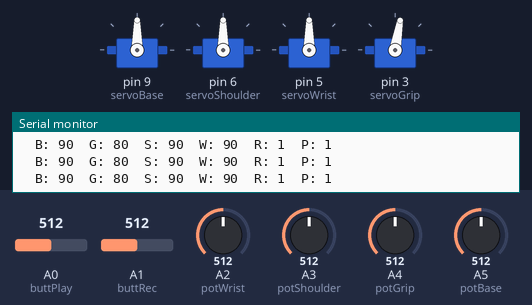
Bench run of a sketch on a simulated Arduino Uno, built with avr-gcc and run on an emulated ATmega328P. Shown: 4 × servo, the last lines printed to the serial monitor. The test bench sets the inputs (shaded band); at power-on: A2 (potWrist) = 512, A3 (potShoulder) = 512, A5 (potBase) = 512, A0 (buttPlay) = 512, A1 (buttRec) = 512, A4 (potGrip) = 512.

Above: at 2.2 s.
2.3 s: A2 (potWrist) set to 561
At 3.1 s:
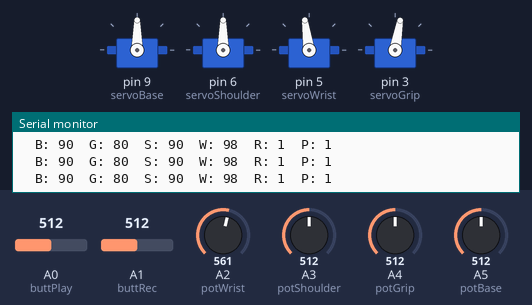
3.8 s: A2 (potWrist) set to 584
At 4.1 s:
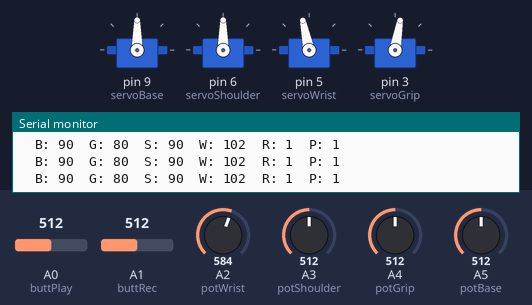
5.3 s: A3 (potShoulder) set to 558
At 6.6 s:
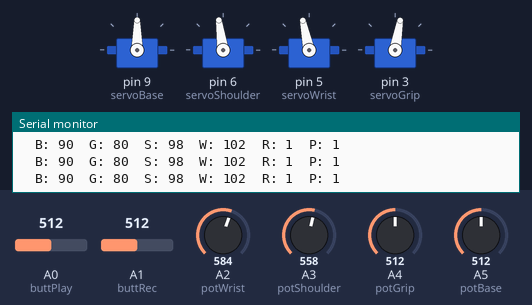
8.3 s: A3 (potShoulder) set to 581
At 9.0 s:
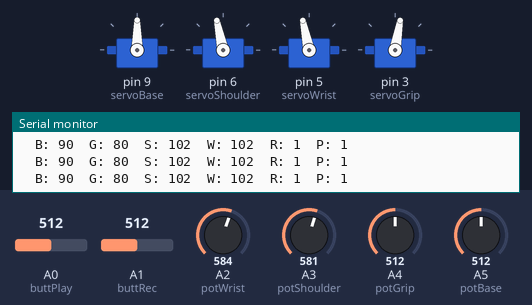
9.8 s: A5 (potBase) set to 553
At 10.9 s:
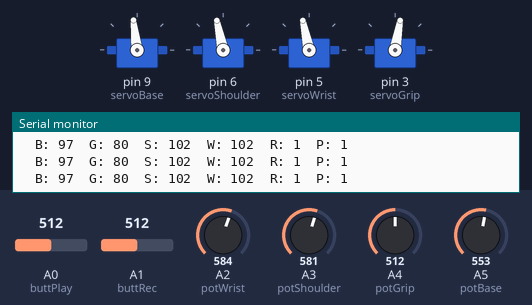
12.8 s: A5 (potBase) set to 576
At 13.7 s:
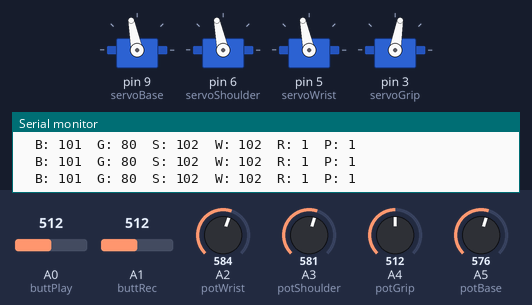
Timing chart, 0 to 15.3 s (numbered marks = the images above; inputs shaded):
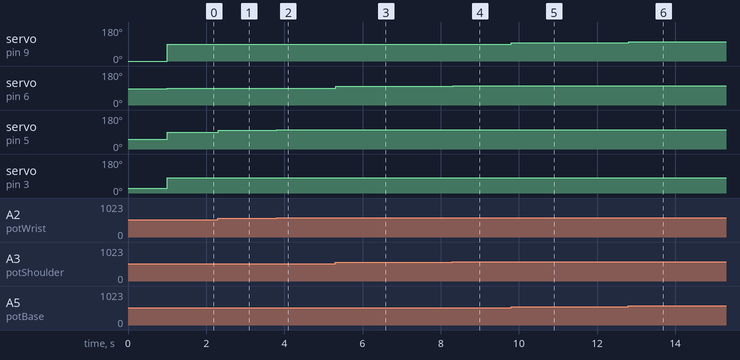

Measured:
- after the input at 2.3 s, servo on pin 5 (servoWrist): 90° → 98° at once
- after the input at 3.8 s, servo on pin 5 (servoWrist): 98° → 102° at once
- after the input at 5.3 s, servo on pin 6 (servoShoulder): 90° → 98° at once
- after the input at 8.3 s, servo on pin 6 (servoShoulder): 98° → 102° at once
- after the input at 9.8 s, servo on pin 9 (servoBase): 90° → 97° at once
- after the input at 12.8 s, servo on pin 9 (servoBase): 97° → 101° at once

The sketch:

cobot.ino
```cpp
#include <Servo.h>
#define potBase A5
#define potGrip A4
#define potShoulder A3
#define potWrist A2
#define buttRec A1
#define buttPlay A0
Servo servoBase;
Servo servoShoulder;
Servo servoWrist;
Servo servoGrip;
int coBase = 0;
int coGrip = 0; // 25 - 80
int coShoulder = 0;
int coWrist = 0;
int coRec = 0;
int coPlay = 0;
void setup() {
 Serial.begin( 115200 );

 pinMode( potBase,INPUT );
 pinMode( potGrip,INPUT );
 pinMode( potShoulder,INPUT );
 pinMode( potWrist,INPUT );
 pinMode( buttRec,INPUT );
 pinMode( buttPlay,INPUT );
 servoBase.attach(9);
 servoShoulder.attach(6);
 servoWrist.attach(5);
 servoGrip.attach(3);
 coBase = 512;
 coShoulder = 85;
 coWrist = 52;
 coGrip = 25;
 moveServos();
 delay( 1000 );
}
void loop() {
 mapping();
 writeSerial();

 moveServos();
 delay( 15 );
}
void mapping() {
 coBase = map(analogRead( potBase ), 0, 1023, 0, 180);
 coShoulder = map(analogRead( potShoulder ), 0, 1023, 0, 180);
 coWrist = map(analogRead( potWrist ), 0, 1023, 0, 180);
 coGrip = map(analogRead( potGrip ), 0, 1023, 0, 180);
 if (coGrip <=25) coGrip = 25;
 if (coGrip >=80) coGrip = 80;

 if (analogRead( buttRec ) == 0 ) coRec = 0; else coRec = 1;
 if (analogRead( buttPlay ) == 0 ) coPlay = 0; else coPlay = 1;
}
void moveServos() {
 servoBase.write( coBase );
 servoShoulder.write( coShoulder );
 servoWrist.write( coWrist );
 servoGrip.write( coGrip );
}
void writeSerial() {
 Serial.print("\tB: "); Serial.print( coBase );
 Serial.print("\tG: "); Serial.print( coGrip );
 Serial.print("\tS: "); Serial.print( coShoulder );
 Serial.print("\tW: "); Serial.print( coWrist );
 Serial.print("\tR: "); Serial.print( coRec );
 Serial.print("\tP: "); Serial.print( coPlay );
 Serial.println();
}
```
